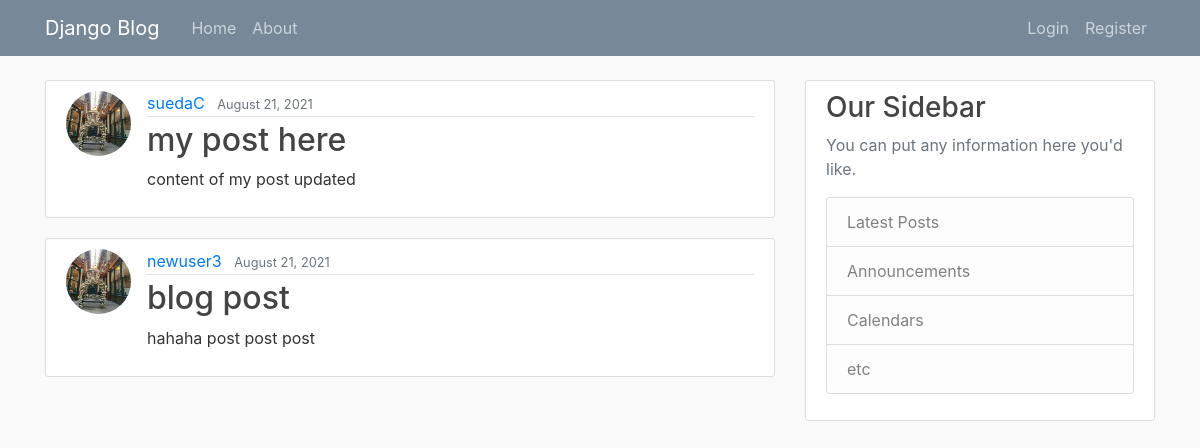
The app's page /, older data.
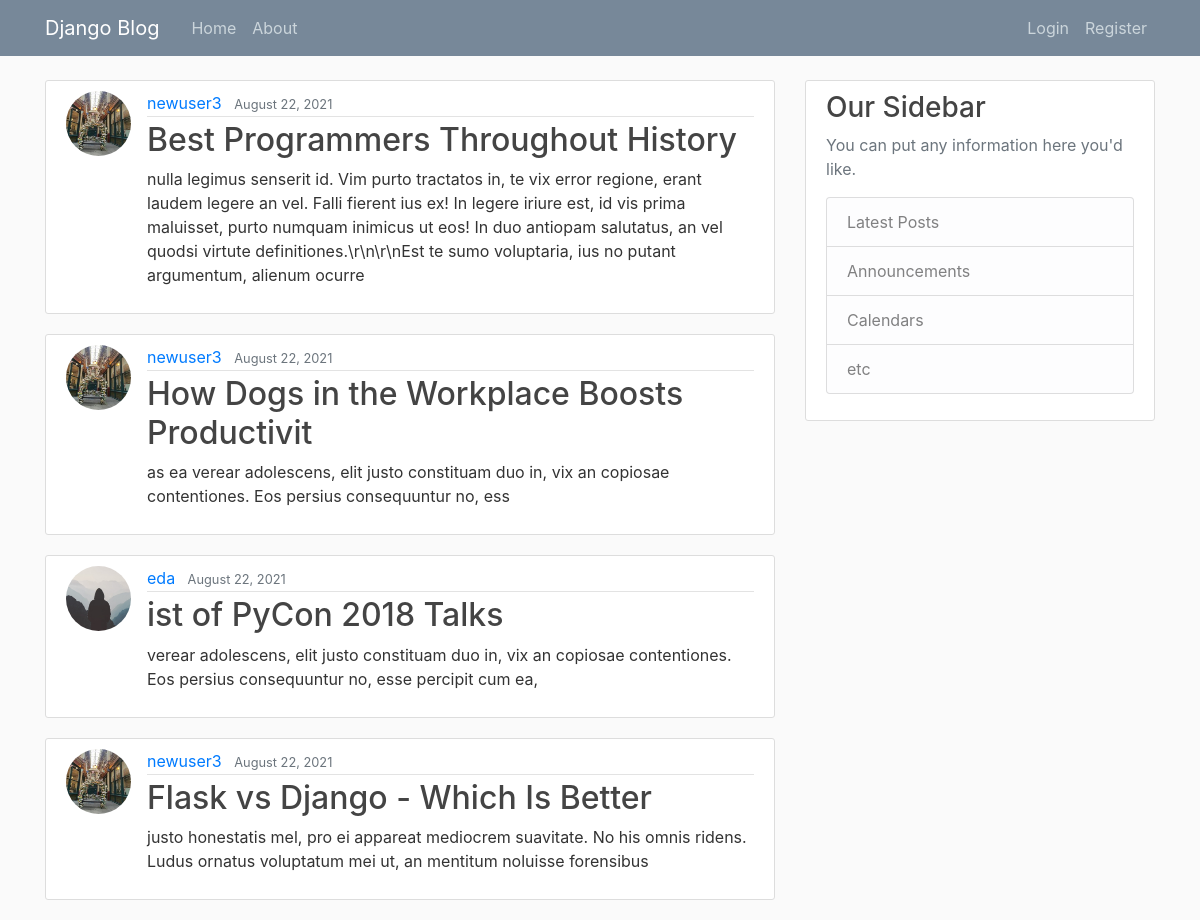
The same page, newer data.
### blog/models.py (models this page shows, shortened)
class Post(models.Model):
    title = models.CharField(max_length=100)
    content = models.TextField()
    date_posted = models.DateTimeField(default=timezone.now)
    author = models.ForeignKey(User, on_delete=models.CASCADE)

### users/models.py (models this page shows, shortened)
class Profile(models.Model):
    user = models.OneToOneField(User, on_delete=models.CASCADE)
    image = models.ImageField(default='default.jpg', upload_to='profile_pics')

### blog/views.py (the view)
# urls.py: path('', PostListView.as_view(), name='blog-home'),
class PostListView(ListView):
    model = Post
    template_name = 'blog/home.html'  # <app>/<model>_<viewtype>.html
    context_object_name = 'posts'
    ordering = ['-date_posted']
    paginate_by = 4

### blog/templates/blog/home.html
{% extends "blog/base.html" %}
{% block content %}
    {% for post in posts %}
        <article class="media content-section">
          <img class="rounded-circle article-img" src="{{ post.author.profile.image.url }}">
          <div class="media-body">
            <div class="article-metadata">
              <a class="mr-2" href="#">{{ post.author }}</a>
              <small class="text-muted">{{ post.date_posted|date:'F d, Y'}}</small>
            </div>
            <h2><a class="article-title" href="{% url 'post-detail' post.id %}">{{ post.title }}</a></h2>
            <p class="article-content">{{ post.content }}</p>
          </div>
        </article>
    {% endfor %}
{% endblock content %}

### blog/templates/blog/base.html (shortened to what this page needs)
{% load static %}
<!DOCTYPE html>
<html lang="en" dir="ltr">
<!doctype html>
<html lang="en">
  <head>
    <link rel="stylesheet" href="https://maxcdn.bootstrapcdn.com/bootstrap/4.0.0/css/bootstrap.min.css">
    <link rel="stylesheet" type="text/css" href="{% static 'blog/main.css' %}">
  </head>
  <body>
    <header class="site-header">
      <nav class="navbar navbar-expand-md navbar-dark bg-steel fixed-top">
        <div class="container">
          <a class="navbar-brand mr-4" href="/">Django Blog</a>
          <div class="collapse navbar-collapse" id="navbarToggle">
            <div class="navbar-nav mr-auto">
              <a class="nav-item nav-link" href="{% url 'blog-home' %}">Home</a>
              <a class="nav-item nav-link" href="{% url 'blog-about' %}">About</a>
            </div>
            <div class="navbar-nav">
              {% if user.is_authenticated %}
                <a class="nav-item nav-link" href="{% url 'post-create' %}">New Post</a>
                <a class="nav-item nav-link" href="{% url 'profile' %}">Profile</a>
                <a class="nav-item nav-link" href="{% url 'logout' %}">Logout</a>
              {% else %}
                <a class="nav-item nav-link" href="{% url 'login' %}">Login</a>
                <a class="nav-item nav-link" href="{% url 'register' %}">Register</a>
              {% endif %}
            </div>
          </div>
        </div>
      </nav>
</header>
<main role="main" class="container">
  <div class="row">
    <div class="col-md-8">
      {% block content %}{% endblock %}
    </div>
    <div class="col-md-4">
      <div class="content-section">
        <h3>Our Sidebar</h3>
        <p class='text-muted'>You can put any information here you'd like.
          <ul class="list-group">
            <li class="list-group-item list-group-item-light">Latest Posts</li>
            <li class="list-group-item list-group-item-light">Announcements</li>
            <li class="list-group-item list-group-item-light">Calendars</li>
            <li class="list-group-item list-group-item-light">etc</li>
          </ul>
        </p>
      </div>
    </div>
  </div>
</main>
</body>
</html>

### blog/static/blog/main.css (style rules this page uses)
body { background: #fafafa; color: #333333; margin-top: 5rem; }
h1, h2, h3, h4, h5, h6 { color: #444444; }
ul { margin: 0; }
.bg-steel { background-color: #778899; }
.site-header .navbar-nav .nav-link { color: #cbd5db; }
.content-section { background: #ffffff; padding: 10px 20px; border: 1px solid #dddddd; border-radius: 3px; margin-bottom: 20px; }
.article-title { color: #444444; }
.article-content { white-space: pre-line; }
.article-img { height: 65px; width: 65px; margin-right: 16px; }
.article-metadata { padding-bottom: 1px; margin-bottom: 4px; border-bottom: 1px solid #e3e3e3 }

Row changes from the older to the newer data that the page shows:
no longer on this page (row unchanged): Post: author.profile.image (placeholder picture), author "suedaC", date_posted "August 21, 2021", title "my post here", content "content of my post updated"
no longer on this page (row unchanged): Post: author.profile.image (placeholder picture), author "newuser3", date_posted "August 21, 2021", title "blog post", content "hahaha post post post"
added Post: author.profile.image (placeholder picture), author "newuser3", date_posted "August 22, 2021", title "Best Programmers Throughout History", content "nulla legimus senserit id. Vim purto tractatos in, te vix error regione, erant laudem legere an vel. Falli fierent ius ex! In legere iriure est, id vis prima maluisset, purto numquam inimicus ut eos! In duo antiopam salutatus, an vel quodsi virtute definitiones.\\r\\n\\r\\nEst te sumo voluptaria, ius no putant argumentum, alienum ocurre"
added Post: author.profile.image (placeholder picture), author "newuser3", date_posted "August 22, 2021", title "How Dogs in the Workplace Boosts Productivit", content "as ea verear adolescens, elit justo constituam duo in, vix an copiosae contentiones. Eos persius consequuntur no, ess"
added Post: author.profile.image (placeholder picture), author "eda", date_posted "August 22, 2021", title "ist of PyCon 2018 Talks", content "verear adolescens, elit justo constituam duo in, vix an copiosae contentiones. Eos persius consequuntur no, esse percipit cum ea,"
added Post: author.profile.image (placeholder picture), author "newuser3", date_posted "August 22, 2021", title "Flask vs Django - Which Is Better", content "justo honestatis mel, pro ei appareat mediocrem suavitate. No his omnis ridens. Ludus ornatus voluptatum mei ut, an mentitum noluisse forensibus"
